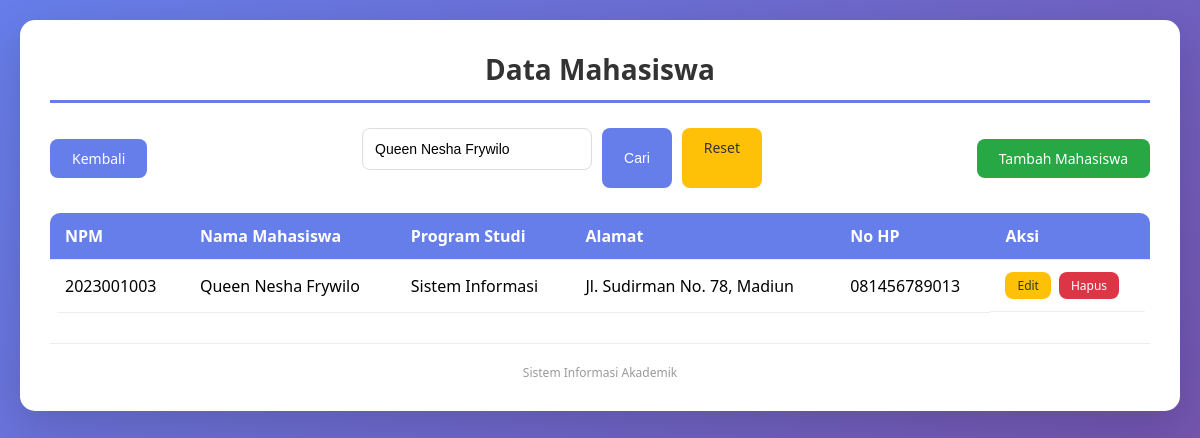
Page /Mahasiswa/indexmahasiswa.php?cari=Queen Nesha Frywilo on the committed database.
### tables this page shows
CREATE TABLE IF NOT EXISTS t_mahasiswa (
    npm INT(11) NOT NULL,
    namaMhs VARCHAR(50) NOT NULL,
    prodi VARCHAR(25) NOT NULL,
    alamat VARCHAR(70) NOT NULL,
    noHP VARCHAR(25) NOT NULL,
    PRIMARY KEY (npm)
);

### Mahasiswa/indexmahasiswa.php (the view, shortened to what this page needs)
<?php
include "../koneksi.php";
$cari = isset($_GET['cari']) ? mysqli_real_escape_string($link, $_GET['cari']) : '';
if ($cari != '') {
    $query = "SELECT * FROM t_mahasiswa WHERE namaMhs LIKE '%$cari%' ORDER BY npm ASC";
    $result = mysqli_query($link, $query);
} else {
    $query = "SELECT * FROM t_mahasiswa ORDER BY npm ASC";
    $result = mysqli_query($link, $query);
}
?>
<!DOCTYPE html>
<html lang="id">
<head>
    <link rel="stylesheet" href="../style.css">
</head>
<body>
    <div class="container">
        <h1>Data Mahasiswa</h1>
        <div class="search-container">
            <a href="../index.php" class="btn btn-primary">Kembali</a>
            <form action="index.php" method="get" class="search-form">
                <input type="text" name="cari" placeholder="Cari nama mahasiswa..." value="<?php echo htmlspecialchars($cari); ?>">
                <button type="submit" class="btn btn-primary">Cari</button>
                <?php if($cari): ?>
                    <a href="index.php" class="btn btn-edit">Reset</a>
                <?php endif; ?>
            </form>
            <a href="tambah.php" class="btn btn-add">Tambah Mahasiswa</a>
        </div>
        <table>
            <thead>
                <tr>
                    <th>NPM</th>
                    <th>Nama Mahasiswa</th>
                    <th>Program Studi</th>
                    <th>Alamat</th>
                    <th>No HP</th>
                    <th>Aksi</th>
                </tr>
            </thead>
            <tbody>
                <?php if (mysqli_num_rows($result) > 0): ?>
                    <?php while($row = mysqli_fetch_assoc($result)): ?>
                        <tr>
                            <td><?php echo $row['npm']; ?></td>
                            <td><?php echo htmlspecialchars($row['namaMhs']); ?></td>
                            <td><?php echo htmlspecialchars($row['prodi']); ?></td>
                            <td><?php echo htmlspecialchars($row['alamat']); ?></td>
                            <td><?php echo htmlspecialchars($row['noHP']); ?></td>
                            <td class="table-actions">
                                <a href="edit.php?id=<?php echo $row['npm']; ?>" class="btn btn-edit">Edit</a>
                                <a href="hapus.php?id=<?php echo $row['npm']; ?>" class="btn btn-delete" onclick="return confirm('Yakin hapus?')">Hapus</a>
                            </td>
                        </tr>
                    <?php endwhile; ?>
                <?php else: ?>
                    <tr>
                        <td colspan="6" style="text-align:center;">Data tidak ditemukan</td>
                    </tr>
                <?php endif; ?>
            </tbody>
        </table>
        <div class="footer"><p>Sistem Informasi Akademik</p></div>
    </div>
</body>
</html>

### style.css (style rules this page uses)
* { margin: 0; padding: 0; box-sizing: border-box; }
body { font-family: 'Segoe UI', Tahoma, Geneva, Verdana, sans-serif; background: linear-gradient(135deg, #667eea 0%, #764ba2 100%); min-height: 100vh; padding: 20px; }
.container { max-width: 1200px; margin: 0 auto; background: white; border-radius: 15px; padding: 30px; box-shadow: 0 15px 45px rgba(0,0,0,0.15); }
h1 { text-align: center; color: #333; margin-bottom: 25px; font-size: 28px; border-bottom: 3px solid #667eea; padding-bottom: 12px; }
.search-container { display: flex; justify-content: space-between; align-items: center; margin-bottom: 25px; flex-wrap: wrap; gap: 15px; }
.search-form { display: flex; gap: 10px; flex: 1; max-width: 400px; }
.search-form input { flex: 1; padding: 10px 15px; border: 1px solid #ddd; border-radius: 8px; font-size: 14px; }
table { width: 100%; border-collapse: collapse; margin-top: 20px; border-radius: 10px; overflow: hidden; }
th, td { padding: 12px 15px; text-align: left; border-bottom: 1px solid #eee; }
th { background: #667eea; color: white; font-weight: 600; }
input[type="text"], input[type="number"], input[type="email"] { width: 100%; padding: 12px; margin-bottom: 18px; border: 1px solid #ddd; border-radius: 8px; font-size: 14px; }
.btn { display: inline-block; padding: 10px 22px; border: none; border-radius: 8px; cursor: pointer; font-size: 14px; font-weight: 500; text-decoration: none; transition: all 0.3s; }
.btn-primary { background: #667eea; color: white; }
.btn-add { background: #28a745; color: white; }
.btn-edit { background: #ffc107; color: #333; }
.btn-delete { background: #dc3545; color: white; }
.table-actions { display: flex; gap: 8px; }
.table-actions .btn { padding: 5px 12px; font-size: 12px; }
.footer { text-align: center; margin-top: 30px; padding-top: 20px; border-top: 1px solid #eee; color: #999; font-size: 12px; }

### rows in the picture
t_mahasiswa: npm "2023001003", namaMhs "Queen Nesha Frywilo", prodi "Sistem Informasi", alamat "Jl. Sudirman No. 78, Madiun", noHP "081456789013"
